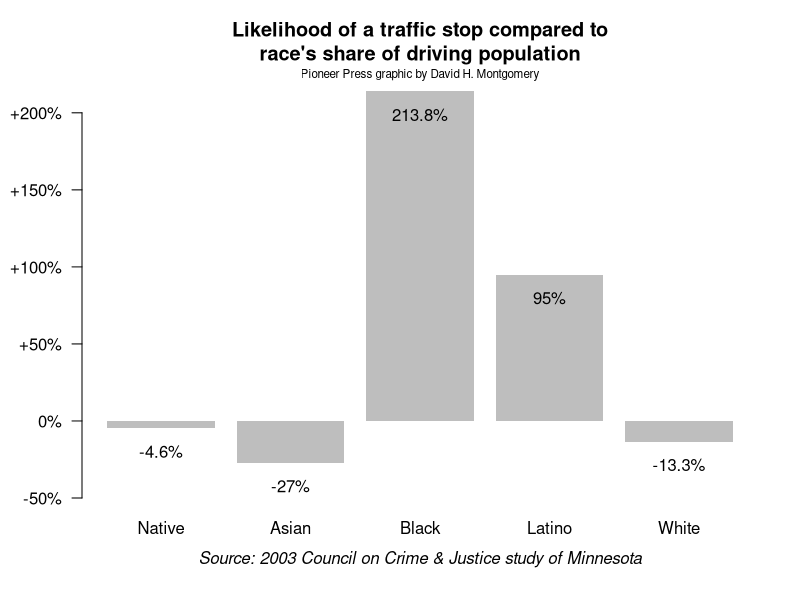
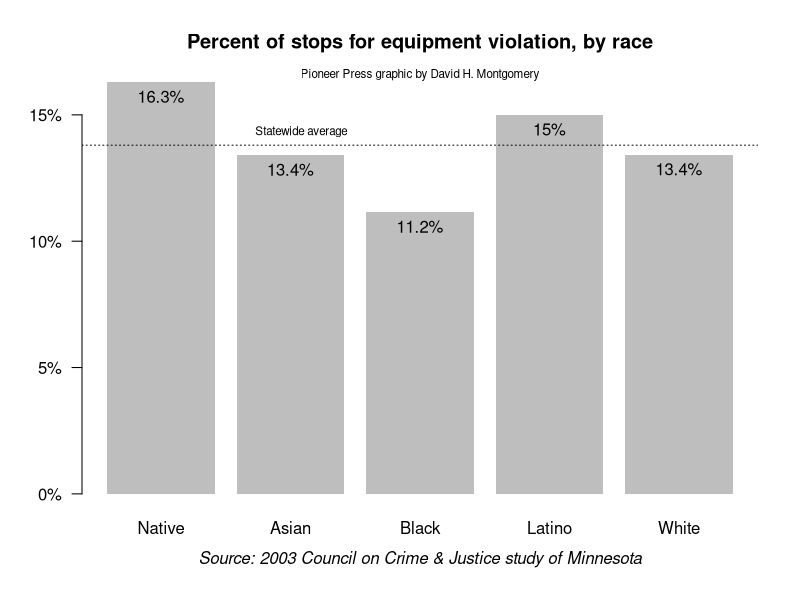
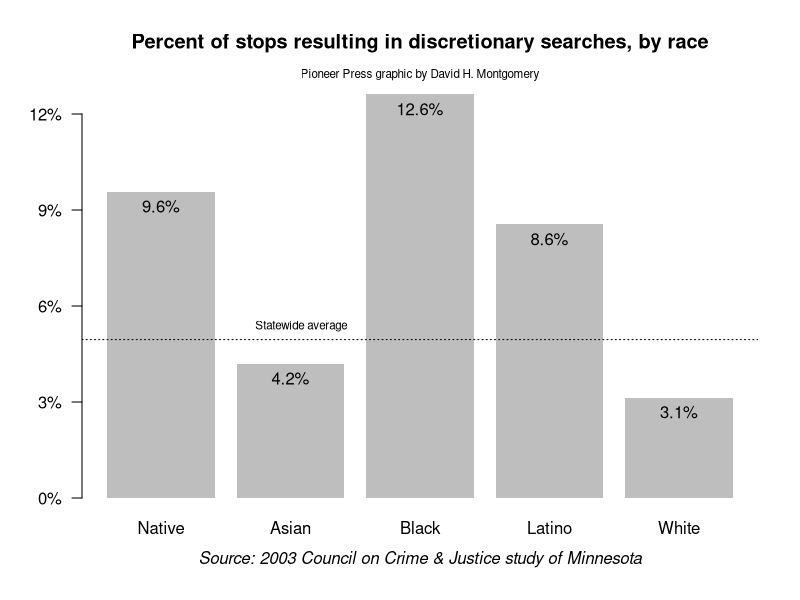
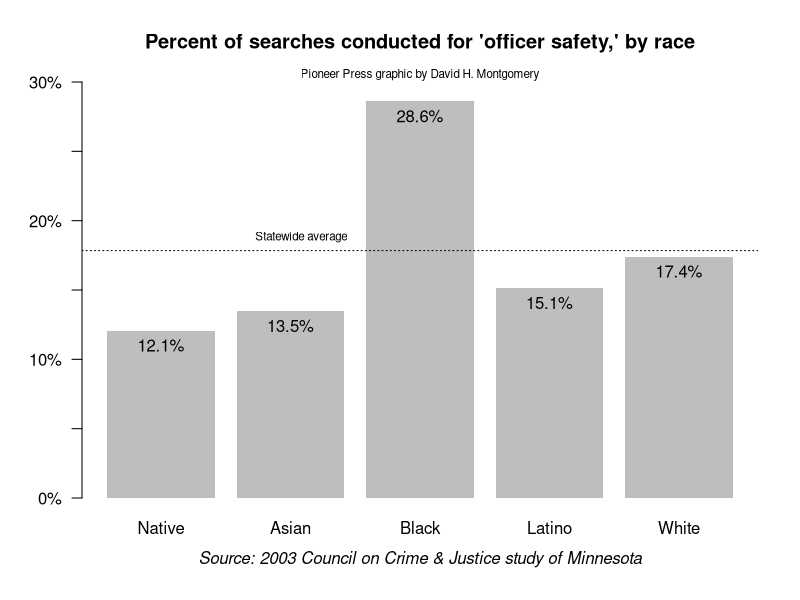
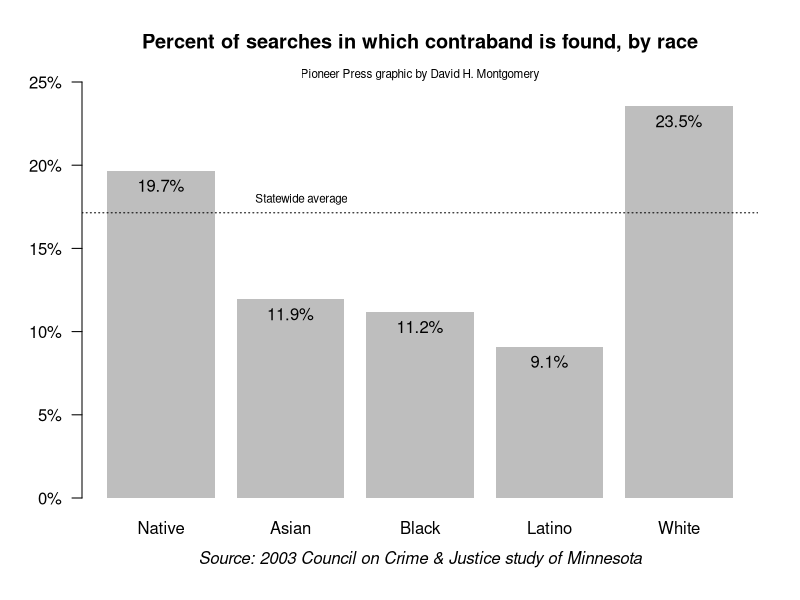
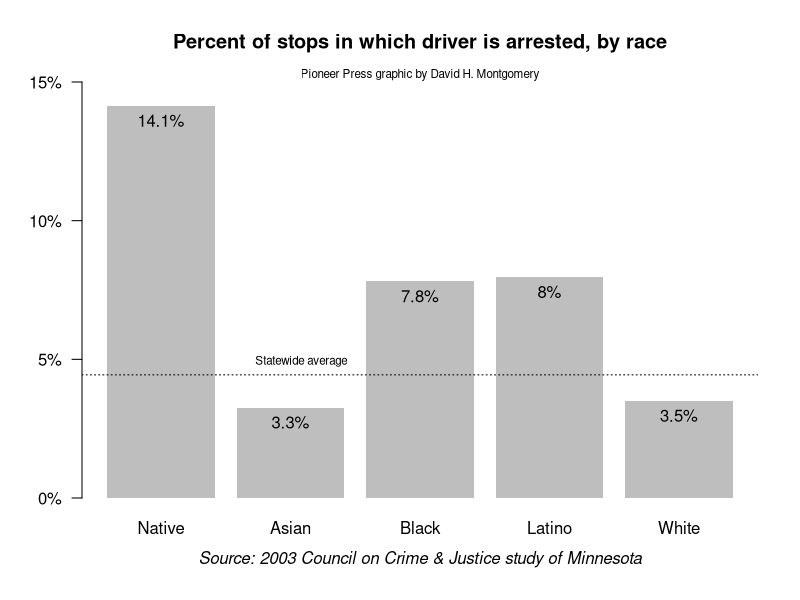

The R source for these figures, in order:
# R code to generate charts of six different data sources on racial disparities in police traffic stops in Minnesota in PDF format.
# Data comes from a report by the Council on Crime and Justice: http://www.crimeandjustice.org/researchReports/Racial%20Profiling%20Report-%20All%20participating%20Jurisdictions.pdf
# To run, arrest-disparities.csv and this code file must both be in your working directory.
# The output will be six PDF files, 15" wide by 10" tall.
# Created by David H. Montgomery of the St. Paul Pioneer Press.

race <- read.csv("arrest-disparities.csv")

# Stopping
pdf("stops.pdf",width=15,height=10,pointsize=24)
stops <- barplot(race$pullover[2:6], names.arg= race$races[2:6], col = "grey", border = NA, main = "Likelihood of a traffic stop compared to\nrace's share of driving population", axes= FALSE, ylim=c(-.5,2.2))
axis(2, at = c(-.5,0,.5,1,1.5,2), labels = c("-50%","0%","+50%","+100%","+150%","+200%"), las = 1)
text(stops,race$pullover[2:6]-.15,paste0(round(race$pullover[2:6]*100,1),"%"),cex=1)
mtext("Pioneer Press graphic by David H. Montgomery",side=3, cex=.7)
mtext("Source: 2003 Council on Crime & Justice study of Minnesota", side=1,line=2.5, font =3)
dev.off()


# Equipment
pdf("equipment.pdf",width=15,height=10,pointsize=24)
equipment <- barplot(race$equipment[2:6], names.arg= race$races[2:6], col = "grey", border = NA, main = "Percent of stops for equipment violation, by race", axes= FALSE)
axis(2, at = c(0,.05,.1,.15), labels = c("0%", "5%","10%","15%"), las = 1)
abline(h=race$equipment[1], lty=3)
text(2, race$equipment[1], "Statewide average", pos = 3, cex = .7)
text(equipment,race$equipment[2:6],paste0(round(race$equipment[2:6]*100,1),"%"),cex=1,pos=1)
mtext("Pioneer Press graphic by David H. Montgomery",side=3, cex=.7)
mtext("Source: 2003 Council on Crime & Justice study of Minnesota", side=1,line=2.5, font =3)
dev.off()

# Searches
pdf("searches.pdf",width=15,height=10,pointsize=24)
searched <- barplot(race$searched[2:6], names.arg= race$races[2:6], col = "grey", border = NA, main = "Percent of stops resulting in discretionary searches, by race", axes= FALSE, ylim=c(0,.13))
axis(2, at = c(0,.03,.06,.09,.12), labels = c("0%", "3%","6%","9%","12%"), las = 1)
abline(h=race$searched[1], lty=3)
text(2, race$searched[1], "Statewide average", pos = 3, cex = .7)
text(searched,race$searched[2:6],paste0(round(race$searched[2:6]*100,1),"%"),cex=1,pos=1)
mtext("Pioneer Press graphic by David H. Montgomery",side=3, cex=.7)
mtext("Source: 2003 Council on Crime & Justice study of Minnesota", side=1,line=2.5, font =3)
dev.off()

# Safety
pdf("safety.pdf",width=15,height=10,pointsize=24)
safety <- barplot(race$safety[2:6], names.arg= race$races[2:6], col = "grey", border = NA, main = "Percent of searches conducted for 'officer safety,' by race", axes= FALSE, ylim=c(0,.3))
axis(2, at = c(0,.05,.1,.15,.2,.25,.3), labels = c("0%", "","10%","","20%","","30%"), las = 1)
abline(h=race$safety[1], lty=3)
text(2, race$safety[1], "Statewide average", pos = 3, cex = .7)
text(safety,race$safety[2:6],paste0(round(race$safety[2:6]*100,1),"%"),cex=1,pos=1)
mtext("Pioneer Press graphic by David H. Montgomery",side=3, cex=.7)
mtext("Source: 2003 Council on Crime & Justice study of Minnesota", side=1,line=2.5, font =3)
dev.off()

# Contraband
pdf("contraband.pdf",width=15,height=10,pointsize=24)
contra <- barplot(race$contraband[2:6], names.arg= race$races[2:6], col = "grey", border = NA, main = "Percent of searches in which contraband is found, by race", axes= FALSE, ylim=c(0,.25))
axis(2, at = c(0,.05,.1,.15,.2,.25), labels = c("0%", "5%","10%","15%","20%","25%"), las = 1)
abline(h=race$contraband[1], lty=3)
text(2, race$contraband[1], "Statewide average", pos = 3, cex = .7)
text(contra,race$contraband[2:6],paste0(round(race$contra[2:6]*100,1),"%"),cex=1,pos=1)
mtext("Pioneer Press graphic by David H. Montgomery",side=3, cex=.7)
mtext("Source: 2003 Council on Crime & Justice study of Minnesota", side=1,line=2.5, font =3)
dev.off()

# Arrests
pdf("arrests.pdf",width=15,height=10,pointsize=24)
arrests <- barplot(race$arrests[2:6], names.arg= race$races[2:6], col = "grey", border = NA, main = "Percent of stops in which driver is arrested, by race", axes= FALSE, ylim=c(0,.15))
axis(2, at = c(0,.05,.1,.15), labels = c("0%", "5%","10%","15%"), las = 1)
abline(h=race$arrests[1], lty=3)
text(2, race$arrests[1], "Statewide average", pos = 3, cex = .7)
text(arrests,race$arrests[2:6],paste0(round(race$arrests[2:6]*100,1),"%"),cex=1,pos=1)
mtext("Pioneer Press graphic by David H. Montgomery",side=3, cex=.7)
mtext("Source: 2003 Council on Crime & Justice study of Minnesota", side=1,line=2.5, font =3)
dev.off()
